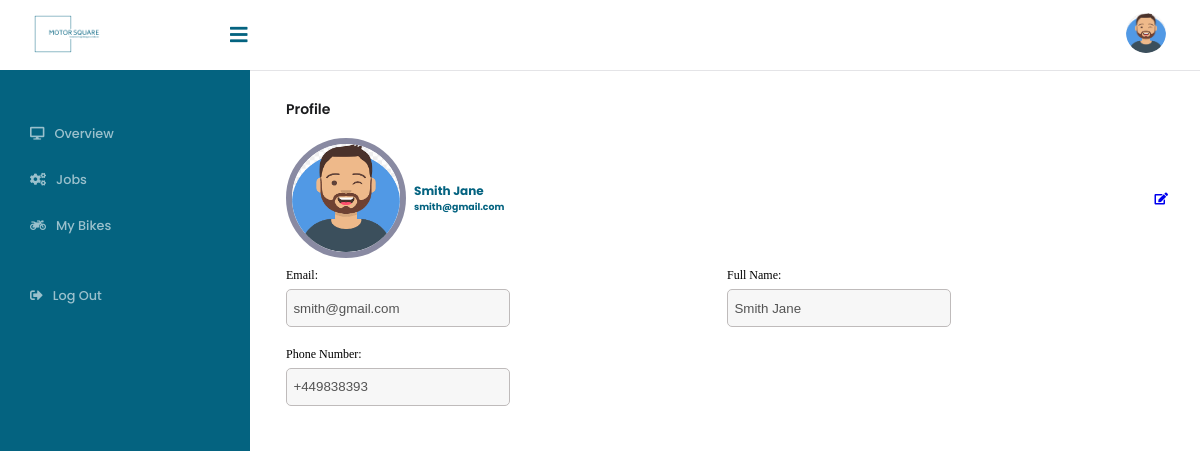
The app's page /customers/profile.php (signed in) with its own data.
### tables this page shows
CREATE TABLE `user` (
  `userId` int(11) NOT NULL,
  `fullName` varchar(255) NOT NULL,
  `email` varchar(255) NOT NULL,
  `password` varchar(255) NOT NULL,
  `image` varchar(255) DEFAULT NULL,
  `phone` varchar(50) DEFAULT NULL,
  `level` int(1) NOT NULL,
  `dateJoined` date DEFAULT current_timestamp()
);

### customers/profile.php (the view, shortened to what this page needs)
<?php
require_once("../shared/connection.php");
$userId = $_SESSION["userId"];
$fetchUser=  "SELECT * From user WHERE userId = '$userId '";
$getResult = $connection->query($fetchUser);
$row=$getResult->fetch_assoc();
require_once("../shared/header.php");
require_once("shared/sidebar.php");
?>
    <div class="content">
      <div class="dashboard__overview">
        <p class="dashboard__title">Profile</p>
        <div class="full-with flex-display align-center">
          <div class="flex-display align-center md-column-space">
            <img
              class="image-profile-view"
              src="../upload/<?php echo $row["image"]; ?>"
              alt="image-profile-view"
              srcset=""
            />
            <div class="flex-display--column">
              <h3 class="image-profile-name"><?php echo $row["fullName"]; ?></h3>
              <h3 class="image-profile-email"><?php echo $row["email"]; ?></h3>
            </div>
          </div>
          <div class="flex-display icon-size">
            <a href="profileEdit.php?userId=<?php echo $row["userId"]; ?>"><i class="fas fa-edit profile-icon-edit"></i></a>
          </div>
        </div>
        <div class="full-with flex-display authenticate__details mt-md">
          <div class="input-box flex-display--column full-with">
            <label for="jobname">Email:</label>
            <input
              type="text"
              value="<?php echo $row["email"]; ?>"
              disabled
              name="jobname"
              id="jobname"
              placeholder=""
            />
          </div>
          <div class="input-box flex-display--column full-with">
            <label for="jobname">Full Name:</label>
            <input
              type="text"
              value="<?php echo $row["fullName"]; ?>"
              disabled
              name="jobname"
              id="jobname"
              placeholder=""
            />
          </div>
        </div>
        <div class="full-with flex-display authenticate__details">
          <div class="input-box flex-display--column full-with">
            <label for="ph">Phone Number:</label>
            <input
              type="text"
              name="phone"
              value="<?php echo $row["phone"]; ?>"
              disabled
              id="phone"
              placeholder=""
            />
          </div>
        </div>
      </div>
    </div>
<?php require_once("../shared/footer.php"); ?>

### customers/shared/sidebar.php (shortened to what this page needs)
<?php
require_once("../shared/connection.php");
$query = "SELECT image FROM user WHERE userId = '$userId'";
$resultImg = $connection->query($query);
$getResultImg = $resultImg->fetch_assoc();
?>
    <header class="header flex-display">
      <div class="header__left">
        <label for="check">
          <i class="fas fa-bars" id="sideber_btn"></i>
        </label>
        <div class="left_area"></div>
      </div>
      <div class="header__right flex-display">
        <center>
          <img src="../upload/<?php echo $getResultImg['image']; ?>" class="profile_image" alt="" />
        </center>
      </div>
    </header>
    <div class="sidebar">
      <a href="dashboard.php"
        ><i class="fas fa-desktop"></i><span>Overview</span></a
      >
      <a href="jobs.php"><i class="fas fa-cogs"></i><span>Jobs</span></a>
      <a href="bikes.php"
        ><i class="fas fa-motorcycle"></i><span>My Bikes</span></a
      >
      <a href="../logout.php"
        ><i class="fas fa-sign-out-alt"></i><span>Log Out</span></a
      >
    </div>

### css/style.css (style rules this page uses)
* { margin: 0; padding: 0; }
*, *::after, *::before { margin: 0; padding: 0; }
*, *::before, *::after { box-sizing: inherit; }
html { box-sizing: border-box; font-size: 62.5%; font-family: "Poppins", sans-serif; }
@media only screen and (max-width: 75em) { html { font-size: 50%; } }
a, ul, li { list-style: none; text-decoration: none; }
body { font-family: "Poppins", sans-serif; font-weight: 500; font-style: normal; line-height: 1.6; text-decoration: none; -ms-overflow-style: none; scrollbar-width: none; }
.profile-icon-edit, .close-modal-job-processing, .select-admin-mechanic, .delete-mechanic-data, .edit-mechanic-data, .select-admin-job--2, .delete-customer-data, .select-admin-customer, .appoint-delete-icon, .pointer, .appointment-to-assign { cursor: pointer; }
.full-with { width: 100%; }
.md-column-space { column-gap: 1rem; }
.align-center { align-items: center; }
.mt-md { margin-top: 1rem; }
input, select, .text-area, .media-container { border: 1px solid #bfbbbb !important; }
p { padding: 0 !important; }
.icon-size { font-size: 1.5rem; max-width: 6rem; }
.image-profile-view { border-radius: 100px; width: 120px; height: 120px; border: 6.2648px solid rgba(21, 22, 70, 0.5); }
.image-profile-name { color: #046380; font-size: 1.5rem; }
.image-profile-email { color: #046380; }
.flex-display { display: flex; justify-content: space-between; }
.flex-display--column { display: flex; flex-direction: column; }
.dashboard__overview { max-width: 144rem; display: flex; overflow: hidden; flex-direction: column; }
header { position: fixed; background: black; padding: 10px; width: 100%; height: 70px; top: 0; }
.header { justify-content: space-between; align-items: center; align-content: center; height: 70px; background-color: #ffffff; -webkit-box-shadow: 0px 1px 0px 0px #e4e4e7; -moz-box-shadow: 0px 1px 0px 0px #e4e4e7; box-shadow: 0px 1px 0px 0px #e4e4e7; }
.header__right { align-items: center; column-gap: 2.5rem; margin-right: 3rem; }
.header__right .profile_image { width: 40px; height: 40px; border-radius: 100px; cursor: pointer; }
.left_area:before { content: ""; display: inline-block; width: 10rem; height: 6rem; margin-left: 3rem; background-image: url(/img/logo-header.png); background-size: cover; }
.sidebar { background: #046380; margin-top: 70px; position: fixed; left: 0; height: 100%; width: 250px; transition: 0.5s; transition-property: left; top: 0; padding-top: 5rem; }
.sidebar a:last-child { margin-top: 3rem; }
.sidebar a { color: #fff; display: block; line-height: 35px; width: 100%; text-decoration: none; padding-left: 30px; box-sizing: border-box; transition: 0.5s; transition-property: background; font-size: 1.6rem; padding-top: 0.7rem; padding-bottom: 0.7rem; opacity: 0.6; }
.sidebar i { padding-right: 10px; }
label #sideber_btn { z-index: 1; color: #046380; position: fixed; cursor: pointer; left: 230px; font-size: 20px; transition: 0.5s; transition-property: color; margin-top: 2rem; }
.content { margin-left: 250px; height: 100vh; transition: 0.5s; margin-top: 70px; padding-top: 20px; padding-left: 4.5rem; padding-right: 4rem; }
.dashboard__title { font-size: 1.75rem; color: #1b1c1e; line-height: 38.25px; font-weight: 600; margin-bottom: 1.25rem; }
.authenticate__details { flex: 1; background-color: #ffffff; height: 100%; }
.authenticate__details .input-box { row-gap: 0.5rem; margin-bottom: 2.2rem; }
.authenticate__details .input-box label { font-size: 1.5rem; font-weight: 500; font-family: "Manrope"; }
.authenticate__details .input-box input, .authenticate__details .input-box .dashboard__search-box input { padding: 1.3rem 0.8rem; border-radius: 5px; outline: none; border: none; max-width: 28rem; background-color: #f7f7f7; }
.authenticate__details .input-box input::placeholder, .authenticate__details .input-box .dashboard__search-box input::placeholder { font-size: 1rem; font-style: normal; font-weight: 400; text-align: left; }

### records on screen
user: image (picture), fullName "Smith Jane", email "smith@gmail.com", jobname "smith@gmail.com", jobname "Smith Jane", phone "+449838393"
